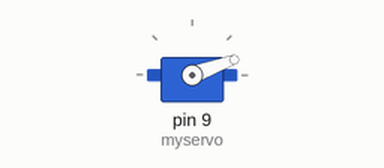
Recording of a sketch running on a simulated Arduino Uno, built with avr-gcc and run on an emulated ATmega328P. On the bench: servo.

Above: at 0.05 s.
At 2.0 s:
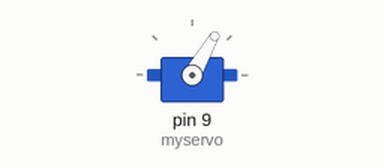
At 3.0 s:
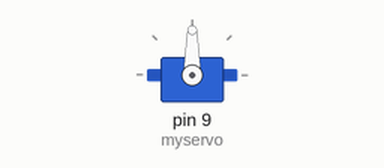
At 4.0 s:
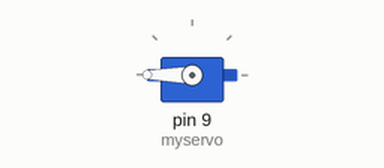
Timing chart, 0 to 5.2 s (numbered marks = the images above):
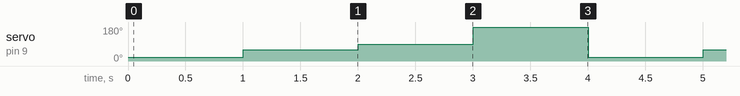

Measured:
- by itself, servo on pin 9 (myservo): repeats every 4.0 s: 90° 1.0 s, 180° 1.0 s, 20° 1.0 s, 60° 1.0 s

The sketch:

servoTest.ino
```cpp
#include <Servo.h>

Servo myservo;

void setup() {
  // put your setup code here, to run once:
  myservo.attach(9);
}

void loop() {
  myservo.write(20);
  delay(1000);
   myservo.write(60);
 delay(1000);
 myservo.write(90);
  delay(1000);
    myservo.write(180);
  delay(1000);

}
```
